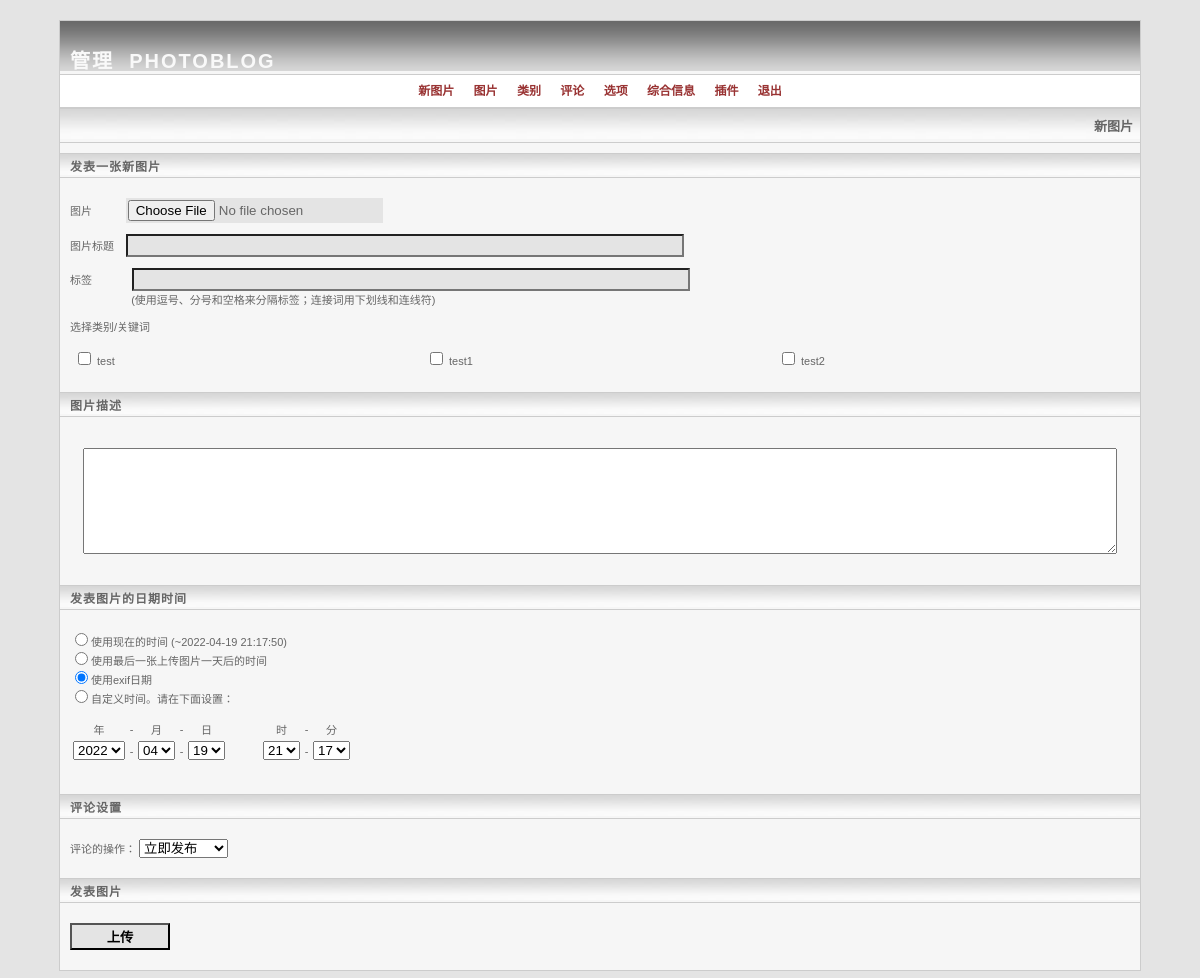
Page /admin/index.php (signed in) on the committed database.
### tables this page shows
CREATE TABLE `pixelpost_config` (
  `id` int(10) UNSIGNED NOT NULL,
  `admin` varchar(20) NOT NULL DEFAULT '',
  `password` varchar(90) NOT NULL DEFAULT '',
  `email` varchar(90) NOT NULL DEFAULT '',
  `commentemail` varchar(3) NOT NULL DEFAULT '',
  `template` varchar(150) NOT NULL DEFAULT '',
  `imagepath` varchar(150) NOT NULL DEFAULT '',
  `thumbnailpath` varchar(150) NOT NULL DEFAULT '../thumbnails/',
  `siteurl` varchar(100) NOT NULL DEFAULT '',
  `sitetitle` varchar(100) NOT NULL DEFAULT '',
  `subtitle` varchar(100) NOT NULL DEFAULT 'Authentic photoblog flavour',
  `langfile` varchar(100) NOT NULL DEFAULT '',
  `calendar` varchar(30) NOT NULL DEFAULT '',
  `crop` varchar(3) NOT NULL DEFAULT '',
  `thumbwidth` int(11) NOT NULL,
  `thumbheight` int(11) NOT NULL,
  `thumbnumber` int(11) NOT NULL,
  `compression` int(11) NOT NULL,
  `dateformat` varchar(30) NOT NULL DEFAULT '',
  `timezone` float NOT NULL DEFAULT '0',
  `catgluestart` varchar(5) NOT NULL DEFAULT '[',
  `catglueend` varchar(5) NOT NULL DEFAULT ']',
  `htmlemailnote` char(3) DEFAULT 'yes',
  `timestamp` varchar(4) NOT NULL DEFAULT 'yes',
  `visitorbooking` varchar(4) NOT NULL DEFAULT 'yes',
  `altlangfile` varchar(100) NOT NULL DEFAULT 'Off',
  `global_comments` enum('A','M','F') NOT NULL DEFAULT 'A',
  `markdown` enum('F','T') NOT NULL DEFAULT 'F',
  `exif` enum('F','T') NOT NULL DEFAULT 'T',
  `token` enum('F','T') NOT NULL DEFAULT 'F',
  `token_time` varchar(2) NOT NULL DEFAULT '5',
  `comment_timebetween` varchar(3) NOT NULL DEFAULT '30',
  `feeditems` varchar(3) NOT NULL DEFAULT '10',
  `max_uri_comments` varchar(3) NOT NULL DEFAULT '5',
  `rsstype` enum('F','FO','T','O','N') NOT NULL DEFAULT 'T',
  `feed_discovery` enum('RA','R','A','E','N') NOT NULL DEFAULT 'RA',
  `feed_title` varchar(100) NOT NULL DEFAULT 'Pixelpost',
  `feed_description` varchar(100) NOT NULL DEFAULT 'Authentic photoblog flavour',
  `feed_copyright` varchar(100) NOT NULL DEFAULT 'Copyright 2007 yoursite.com, All Rights Reserved',
  `allow_comment_feed` enum('Y','N') NOT NULL DEFAULT 'Y',
  `feed_external` varchar(150) NOT NULL DEFAULT '',
  `feed_external_type` enum('ER','EA') NOT NULL DEFAULT 'ER',
  `admin_langfile` varchar(100) NOT NULL DEFAULT 'english',
  `display_order` enum('default','reversed') NOT NULL DEFAULT 'default',
  `display_sort_by` varchar(150) NOT NULL DEFAULT 'datetime',
  `thumb_sharpening` varchar(1) DEFAULT '0',
  `akismet_key` varchar(50) NOT NULL DEFAULT '',
  `akismet_keep` int(11) NOT NULL DEFAULT '7',
  `maxpthumb` varchar(5) NOT NULL DEFAULT '100',
  `mod_rewrite` tinyint(1) NOT NULL DEFAULT '0'
);

CREATE TABLE `pixelpost_categories` (
  `id` int(11) NOT NULL,
  `name` varchar(100) NOT NULL DEFAULT '',
  `alt_name` varchar(100) NOT NULL DEFAULT 'DEFAULT'
);

### language/admin-lang-simplified_chinese.php (called while the page is built, shortened)
<?php
$admin_start_pp_tit           = "点击这里进入您的网站";
$admin_start_admin_1          = "管理";
$admin_lang_new_image          = "新图片";
$admin_lang_images             = "图片";
$admin_lang_categories         = "类别";
$admin_lang_comments           = "评论";
$admin_lang_options            = "选项";
$admin_lang_general_info       = "综合信息";
$admin_lang_addons             = "插件";
$admin_lang_logout             = "退出";
$admin_lang_ni_post_a_new_image   = "发表一张新图片";
$admin_lang_ni_image              = "图片";
$admin_lang_ni_image_title        = "图片标题";
$admin_lang_ni_select_cat         = "选择类别/关键词";
$admin_lang_ni_description        = "图片描述";
$admin_lang_ni_datetime           = "发表图片的日期时间";
$admin_lang_ni_post_now           = "使用现在的时间";
$admin_lang_ni_post_one_day_after = "使用最后一张上传图片一天后的时间";
$admin_lang_ni_post_spec_date     = "自定义时间。请在下面设置：";
$admin_lang_ni_post_entry         = "发表图片";
$admin_lang_ni_upload             = "上传";
$admin_lang_ni_year               = "年";
$admin_lang_ni_month              = "月";
$admin_lang_ni_day                = "日";
$admin_lang_ni_hour               = "时";
$admin_lang_ni_min                = "分";
$admin_lang_ni_post_exif_date     = "使用exif日期";
$admin_lang_ni_tags               = "标签";
$admin_lang_ni_tags_desc          = "(使用逗号、分号和空格来分隔标签；连接词用下划线和连线符)";
$admin_lang_optn_comment_setting2		= "评论设置";
$admin_lang_optn_cmnt_mod_txt2      = "评论的操作：";
$admin_lang_optn_cmnt_mod_allowed		=	"立即发布";
?>

### includes/pixelpost.php (called while the page is built, shortened)
<?php
$pixelpost_db_prefix = "pixelpost_";
?>

### admin/new_image.php (the view, shortened to what this page needs)
<?php
if(!isset($_GET['view']))
{
?>
	<form method="post" action="<?php echo $PHP_SELF;?>?x=save" enctype="multipart/form-data" accept-charset="UTF-8">
		<div id="caption"><b><?php echo $admin_lang_new_image;?></b></div>
		<div class="jcaption"><?php echo $admin_lang_ni_post_a_new_image;?></div>
		<div class="content">
	<?php echo $admin_lang_ni_image ?>&nbsp;&nbsp;&nbsp;&nbsp;&nbsp;&nbsp;&nbsp;&nbsp;&nbsp;&nbsp;
   <input name="userfile" type="file" size="76"/><p/>
	<?php echo $admin_lang_ni_image_title;?>&nbsp;&nbsp;&nbsp;
   <input type="text" name="headline" style="width:550px;" value="<?php if(isset($status) && $status!='ok') echo $_POST['headline'];?>"/><p/>
	<?php echo $admin_lang_ni_tags;?>&nbsp;&nbsp;&nbsp;&nbsp;&nbsp;&nbsp;&nbsp;&nbsp;&nbsp;&nbsp;&nbsp;&nbsp;
   <input type="text" name="tags" style="width:550px;" value="<?php if(isset($status) && $status!='ok') echo $_POST['tags'];?>"/><br/>
   &nbsp;&nbsp;&nbsp;&nbsp;&nbsp;&nbsp;&nbsp;&nbsp;&nbsp;&nbsp;&nbsp;&nbsp;&nbsp;&nbsp;&nbsp;&nbsp;&nbsp;&nbsp;&nbsp;&nbsp;<?php echo $admin_lang_ni_tags_desc;?><p/>
  <?php echo $admin_lang_ni_select_cat;?>
	<?php
	category_list_as_table(clean($_POST['category']??null), $cfgrow);
 	$tz = $cfgrow["timezone"];
 	$cur_time = gmdate("Y-m-d H:i:s",time()+(3600 * $tz));
 	$cur_year = gmdate("Y",time()+(3600 * $tz));
 	$selected_autodate[$_POST['autodate']] = 1;
 	if($_POST['autodate']=='')	$selected_autodate[3] = 1;
 ?>
</div>
    <div class='jcaption'><?php echo $admin_lang_ni_description;?></div>
    <div class='content'>
	<div style="text-align:center;">
    <textarea name="body" style="width:97%;height:100px;" rows="" cols=""><?php if(isset($status) && $status!='ok') echo $_POST['body'];?></textarea><p/>
	</div>
    </div>
    <div class='jcaption'>
    <?php echo $admin_lang_ni_datetime;?></div>
    <div class='content'>
     <input type="radio" name="autodate" value="2" <?php if($selected_autodate[2]??null) echo 'checked="checked" ';?>id="postnow"/><label for="postnow"><?php echo $admin_lang_ni_post_now . ' (~'.$cur_time.')';?></label><br/>
     <input type="radio" name="autodate" value="1" <?php if($selected_autodate[1]??null) echo 'checked="checked" ';?>id="postdayaft"/><label for="postdayaft"><?php echo $admin_lang_ni_post_one_day_after;?></label><br/>
     <input type='radio' name='autodate' value='3' <?php if($selected_autodate[3]??null) echo 'checked="checked" ';?>id="exifdate"/><label for="exifdate"><?php echo $admin_lang_ni_post_exif_date;?></label><br/>
     <input type='radio' name='autodate' value='0' <?php if($selected_autodate[0]??null) echo 'checked="checked" ';?>id="specificdate"/><label for="specificdate"><?php echo $admin_lang_ni_post_spec_date;?></label><br/><br/>
	 <table id="datetable">
	 <tr>
	 <td><?php echo $admin_lang_ni_year;?></td><td style="width:5px;">-</td><td><?php echo $admin_lang_ni_month;?></td><td style="width:5px;">-</td><td><?php echo $admin_lang_ni_day;?></td><td><img src='../includes/spacer.gif' height='1' width='30' alt=""/></td><td><?php echo $admin_lang_ni_hour;?></td><td style="width:5px;">-</td><td><?php echo $admin_lang_ni_min;?></td>
 </tr>
 <tr><td>
  <select name='post_year' onchange="return ondatechange()" >
	<option value='<?php echo $cur_year;?>'><?php echo $cur_year;?></option>
	</select>
	</td>
	<td style="width:5px;">-</td>
	<td>
	<select name='post_month' onchange="return ondatechange()">
	<option value='<?php echo gmdate("m",time()+(3600 * $tz));?>'><?php echo gmdate("m",time()+(3600 * $tz));?></option>
	</select>
	</td>
	<td style="width:5px;">-</td>
	<td>
	<select name='post_day' onchange="return ondatechange()">
	<option value='<?php echo gmdate("d",time()+(3600 * $tz));?>'><?php echo gmdate("d",time()+(3600 * $tz));?></option>
	</select>
	</td>
	<td><img src='../includes/spacer.gif' height='1' width='30' alt=""/></td>
	<td>
	<select name='post_hour' onchange="return ondatechange()">
	<option value='<?php echo gmdate("H",time()+(3600 * $tz));?>'><?php echo gmdate("H",time()+(3600 * $tz));?></option>
	</select>
	</td>
	<td style="width:5px;">-</td>
	<td>
	<select name='post_minute' onchange="return ondatechange()">
	<option value='<?php echo gmdate("i",time()+(3600 * $tz));?>'><?php echo gmdate("i",time()+(3600 * $tz));?></option>
	</select>
</td></tr></table>
    </div>
		<?php
	echo "<div class='jcaption'>$admin_lang_optn_comment_setting2</div>
		<div class='content'>$admin_lang_optn_cmnt_mod_txt2
		<select name=\"allow_comments\">";
	$allow_comments = (strlen($_POST['allow_comments']) > 0) ? clean($_POST['allow_comments']) : $cfgrow["global_comments"];
	if($allow_comments == 'A')
	{
		echo "<option selected=\"selected\" value=\"A\">$admin_lang_optn_cmnt_mod_allowed</option><option value=\"M\">$admin_lang_optn_cmnt_mod_moderation</option><option value=\"F\">$admin_lang_optn_cmnt_mod_forbidden</option>";
	}
	elseif($allow_comments == 'M')
	{
		echo "<option value=\"A\">$admin_lang_optn_cmnt_mod_allowed</option><option  selected=\"selected\" value=\"M\">$admin_lang_optn_cmnt_mod_moderation</option><option value=\"F\">$admin_lang_optn_cmnt_mod_forbidden</option>";
	}
	else
	{
		echo "<option value=\"A\">$admin_lang_optn_cmnt_mod_allowed</option><option value=\"M\">$admin_lang_optn_cmnt_mod_moderation</option><option selected=\"selected\" value=\"F\">$admin_lang_optn_cmnt_mod_forbidden</option>";
	}
	echo "</select></div>";
		?>
    <div class='jcaption'>
    <?php echo $admin_lang_ni_post_entry;?></div>
    <div class="content">
    <input type="submit" value="<?php echo $admin_lang_ni_upload;?>" style='width:100px;font-weight:bold;'/>
	<a name="warnings">&nbsp;</a>
    </div>
	</form>
<?php
}
?>

### admin/index.php (shortened to what this page needs)
<?php
$PHP_SELF = "index.php";
require("../includes/pixelpost.php");
require("../includes/functions.php");
if($cfgquery = mysqli_query($con, "select * from ".$pixelpost_db_prefix."config"))
{
	$cfgrow = mysqli_fetch_assoc($cfgquery);
} else {
	header("Location: install.php");
	exit;
}
if($cfgrow = sql_array("SELECT * FROM ".$pixelpost_db_prefix."config"))
{
	if (file_exists("../language/admin-lang-".$cfgrow['admin_langfile'].".php"))
	{
		$admin_lang_file_name = "admin-lang-".$cfgrow['admin_langfile'];
	}
	else
	{
		if (file_exists("../language/admin-lang-english.php"))
		{
			$admin_lang_file_name = "admin-lang-english";
		}
		else
		{
			echo '<!DOCTYPE html PUBLIC "-//W3C//DTD XHTML 1.0 Transitional//EN"
					 "http://www.w3.org/TR/xhtml1/DTD/xhtml1-transitional.dtd">
					<html>
					<head><title="Error, missing language file"></head><body>
					<hr/><p style="color:black;font-weight:bold;margin-left:20%;font-family:verdana,arial,sans-serif;">Attention! Take care, that at least the file <br /><br />
					<i style="color:red;font-size:bigger">admin-lang-english.php</i><br />
					<br />sits in the directory <i style="color:red;font-size:bigger">language</i>.<br /><br />
					You can find this file in the Pixelpost-ZIP-File in the directory <i style="color:red;font-size:bigger">language</i>.<br />
					<br />Please upload it to your server!</p><hr/></body></html>';
			exit;
		}
	}
}
$cfgrow['sitetitle'] = htmlspecialchars($cfgrow['sitetitle'],ENT_NOQUOTES);
?>
<!DOCTYPE html PUBLIC "-//W3C//DTD XHTML 1.0 Transitional//EN"
  "http://www.w3.org/TR/xhtml1/DTD/xhtml1-transitional.dtd">
<html>
<head>
<link rel="stylesheet" type="text/css" href="admin_index.css" />
</head>
<body>
<div id="wrapper">
<div id="header">
<a href="index.php"><?php echo $admin_start_admin_1;?></a>&nbsp;<?php echo $admin_start_admin_2;?> <a href="../" title="<?php echo $admin_start_pp_tit;?>"><?php echo $cfgrow['sitetitle']; ?></a>
</div>
<div id="navigation">
<a href="<?php echo $PHP_SELF; ?>?"><?php echo $admin_lang_new_image; ?></a>
<a href="<?php echo $PHP_SELF; ?>?view=images"><?php echo $admin_lang_images ?></a>
<a href="<?php echo $PHP_SELF; ?>?view=categories"><?php echo $admin_lang_categories ?></a>
<a href="<?php echo $PHP_SELF; ?>?view=comments"><?php echo $admin_lang_comments ?></a>
<a href="<?php echo $PHP_SELF; ?>?view=options"><?php echo $admin_lang_options ?></a>
<a href="<?php echo $PHP_SELF; ?>?view=info"><?php echo $admin_lang_general_info ?></a>
<a href="<?php echo $PHP_SELF; ?>?view=addons"><?php echo $admin_lang_addons ?></a>
<a href="<?php echo $PHP_SELF; ?>?x=logout"><?php echo $admin_lang_logout ?></a>
</div>
<?php
include('new_image.php');
?>
</div>
</body></html>

### includes/functions.php (shortened to what this page needs)
<?php
function pullout($str)
{
	$str = stripslashes($str);
	return $str;
}
function sql_array($str)
{
	global $pixelpost_db_host, $pixelpost_db_user, $pixelpost_db_pass, $pixelpost_db_pixelpost, $con;
	$query = mysqli_query($con, $str) or die( mysqli_error());
	$row = mysqli_fetch_array($query);
	return $row;
}
function category_list_as_table($categories, $cfgrow)
{
	global $pixelpost_db_prefix, $con;
	if(!is_array($categories))	$categories = array();
  $query = mysqli_query($con, "select * from ".$pixelpost_db_prefix."categories order by id asc LIMIT 0,1");
  list($firstid,$firstname) = mysqli_fetch_row($query);
  $getid = intval($_GET['id']??null);
	$x = 0;
	$query = mysqli_query($con, "select t1.id, name, alt_name, image_id from ".$pixelpost_db_prefix."categories as t1 left join ".$pixelpost_db_prefix."catassoc t2 on t2.cat_id = t1.id and t2.image_id='$getid' order by t1.name");
	while(list($id,$name) = mysqli_fetch_row($query))
	{
		echo "<table id='cattable'><tr>";
		$query = mysqli_query($con, "select t1.id, name, alt_name, image_id from ".$pixelpost_db_prefix."categories as t1 left join ".$pixelpost_db_prefix."catassoc t2 on t2.cat_id = t1.id and t2.image_id='$getid' order by t1.name");
		while(list($id,$name,$alt_name,$image_id) = mysqli_fetch_row($query))
		{
			$name = pullout($name);
			if ($cfgrow['altlangfile'] != 'Off')
			{
				$alt_name = " (".pullout($alt_name).")";
			}
			else
			{
				$alt_name = null;
			}
			$id = pullout($id);
			if (isset($catcounter)) $catcounter++;
			else $catcounter=1;
			$inarow = 4;
			if (($image_id != "" AND $_GET['view']=='images') || in_array($id,$categories))
			{
				echo "<td><input type='checkbox' CHECKED name='category[]' value='".$id."' id='cat".$x."'/>&nbsp;<label for='cat".$x."'>".$name.$alt_name."</label></td>";
			}
			else
			{
				if ($firstid==$id && isset($_GET['view']) && $_GET['view']!='images')
					echo "<td><input type='checkbox' name='category[]' value='".$id."' id='cat".$x."'/>&nbsp;<label for='cat".$x."'>".$name.$alt_name."</label></td>";
				else
					echo "<td><input type='checkbox' name='category[]' value='".$id."' id='cat".$x."'/>&nbsp;<label for='cat".$x."'>".$name.$alt_name."</label></td>";
			}
			$x++;
		}
	}
	if ($catcounter % $inarow > 0)	echo "</tr>";
	echo "</table>\n\n";
}
?>

### rows in the picture
pixelpost_config: sitetitle "PHOTOBLOG", timezone "2022-04-19 21:17:50", post_year "2022", post_month "04", post_day "19", post_hour "21", post_minute "17", allow_comments "立即发布"
pixelpost_categories: name "test"
pixelpost_categories: name "test1"
pixelpost_categories: name "test2"

### other values in the picture
$admin_start_admin_1 "管理"
$admin_lang_new_image "新图片"
$admin_lang_images "图片"
$admin_lang_categories "类别"
$admin_lang_comments "评论"
$admin_lang_options "选项"
$admin_lang_general_info "综合信息"
$admin_lang_addons "插件"
$admin_lang_logout "退出"
$admin_lang_ni_post_a_new_image "发表一张新图片"
$admin_lang_ni_image "图片"
$admin_lang_ni_image_title "图片标题"
$admin_lang_ni_tags "标签"
$admin_lang_ni_tags_desc "(使用逗号、分号和空格来分隔标签；连接词用下划线和连线符)"
$admin_lang_ni_select_cat "选择类别/关键词"
